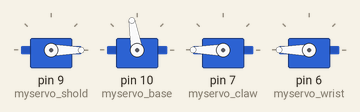
Bench run of a sketch on a simulated Arduino Uno, built with avr-gcc and run on an emulated ATmega328P. Shown: 4 × servo.

Above: at 4.9 s.
At 11.3 s:
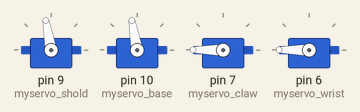
At 15.4 s:
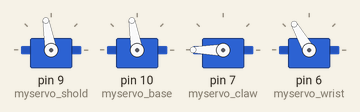
At 26.77 s:
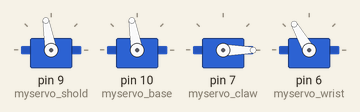
At 30.63 s:
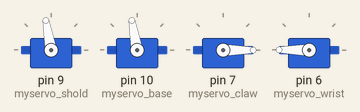
At 36.9 s:
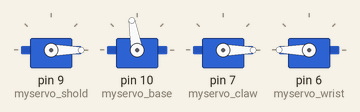
Timing chart, 0 to 40.0 s (numbered marks = the images above):
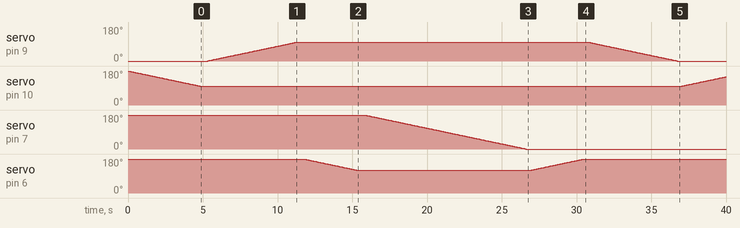

Measured:
- by itself, servo on pin 9 (myservo_shold): rises from 0° to 100° in 5.9 s, then falls to 0° in 25.5 s
- by itself, servo on pin 7 (myservo_claw): moves from 180° to 0° over 10.8 s

The sketch:

autonomous_robot_arm.ino
```cpp
#include<Servo.h>

Servo myservo_shold;
Servo myservo_claw;
Servo myservo_wrist;
Servo myservo_base;

int pos = 0;
int pos1 = 0;
int pos2 = 0;
int pos3 = 0;

void setup()

{
  myservo_shold.attach(9);
  myservo_shold.write(0); //reset to inital position


  myservo_base.attach(10);
  myservo_base.write(180);


  myservo_claw.attach(7);
  myservo_claw.write(180);


  myservo_wrist.attach(6);
  myservo_wrist.write(180);
}

void loop()

{


  for( pos = 180; pos>=100; pos-=1)

  {

    myservo_base.write(pos);
    delay(60);

  }

  delay(400);


   for( pos1 = 0; pos1<=100; pos1+=1)

  {

    myservo_shold.write(pos1);
    delay(60);

  }

  delay(400);


    for( pos2 = 180; pos2>=120; pos2-=1)

  {

    myservo_wrist.write(pos2);
    delay(60);

  }

  delay(400);

   for( pos3 = 180; pos3>=0; pos3-=1)

  {

    myservo_claw.write(pos3);
    delay(60);

  }

  delay(200);


   for( pos2 = 120; pos2<=180; pos2+=1)

  {

    myservo_wrist.write(pos2);
    delay(60);

  }

  delay(200);


     for( pos1= 100; pos1>=0; pos1-=1)

  {

    myservo_shold.write(pos1);
    delay(60);

  }

  delay(200);
     for( pos = 100; pos<=180; pos+=1)

  {

    myservo_base.write(pos);
    delay(60);

  }

  delay(400);

    for( pos1 = 0; pos1<=100; pos1+=1)

  {

    myservo_shold.write(pos1);
    delay(60);

  }

  delay(400);
     for( pos2 = 180; pos2>=120; pos2-=1)

  {

    myservo_wrist.write(pos2);
    delay(60);

  }

  delay(400);

     for( pos3 = 0; pos3<=180; pos3+=1)

  {

    myservo_claw.write(pos3);
    delay(60);

  }

  delay(400);
     for( pos2 = 120; pos2<=180; pos2+=1)

  {

    myservo_wrist.write(pos2);
    delay(60);

  }

  delay(400);
     for( pos1 =100; pos1>=0; pos1-=1)

  {

    myservo_shold.write(pos1);
    delay(60);

  }

  delay(600);


}
```
